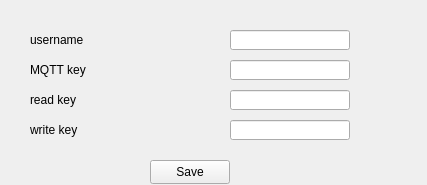
<?xml version="1.0" encoding="UTF-8"?>
<ui version="4.0">
 <class>configurator</class>
 <widget class="QWidget" name="configurator">
  <property name="windowModality">
   <enum>Qt::WindowModal</enum>
  </property>
  <property name="geometry">
   <rect>
    <x>0</x>
    <y>0</y>
    <width>427</width>
    <height>185</height>
   </rect>
  </property>
  <property name="windowTitle">
   <string>Edit configuration</string>
  </property>
  <widget class="QLabel" name="label">
   <property name="geometry">
    <rect>
     <x>30</x>
     <y>30</y>
     <width>80</width>
     <height>20</height>
    </rect>
   </property>
   <property name="text">
    <string>username</string>
   </property>
  </widget>
  <widget class="QLabel" name="label_2">
   <property name="geometry">
    <rect>
     <x>30</x>
     <y>120</y>
     <width>80</width>
     <height>20</height>
    </rect>
   </property>
   <property name="text">
    <string>write key</string>
   </property>
  </widget>
  <widget class="QLabel" name="label_3">
   <property name="geometry">
    <rect>
     <x>30</x>
     <y>60</y>
     <width>80</width>
     <height>20</height>
    </rect>
   </property>
   <property name="text">
    <string>MQTT key</string>
   </property>
  </widget>
  <widget class="QLabel" name="label_4">
   <property name="geometry">
    <rect>
     <x>30</x>
     <y>90</y>
     <width>80</width>
     <height>20</height>
    </rect>
   </property>
   <property name="text">
    <string>read key</string>
   </property>
  </widget>
  <widget class="QLineEdit" name="lineUsername">
   <property name="geometry">
    <rect>
     <x>230</x>
     <y>30</y>
     <width>120</width>
     <height>20</height>
    </rect>
   </property>
  </widget>
  <widget class="QLineEdit" name="lineMqtt">
   <property name="geometry">
    <rect>
     <x>230</x>
     <y>60</y>
     <width>120</width>
     <height>20</height>
    </rect>
   </property>
  </widget>
  <widget class="QLineEdit" name="lineRead">
   <property name="geometry">
    <rect>
     <x>230</x>
     <y>90</y>
     <width>120</width>
     <height>20</height>
    </rect>
   </property>
  </widget>
  <widget class="QLineEdit" name="lineWrite">
   <property name="geometry">
    <rect>
     <x>230</x>
     <y>120</y>
     <width>120</width>
     <height>20</height>
    </rect>
   </property>
  </widget>
  <widget class="QPushButton" name="buttonSave">
   <property name="geometry">
    <rect>
     <x>150</x>
     <y>160</y>
     <width>80</width>
     <height>24</height>
    </rect>
   </property>
   <property name="text">
    <string>Save</string>
   </property>
  </widget>
 </widget>
 <resources/>
 <connections/>
</ui>
